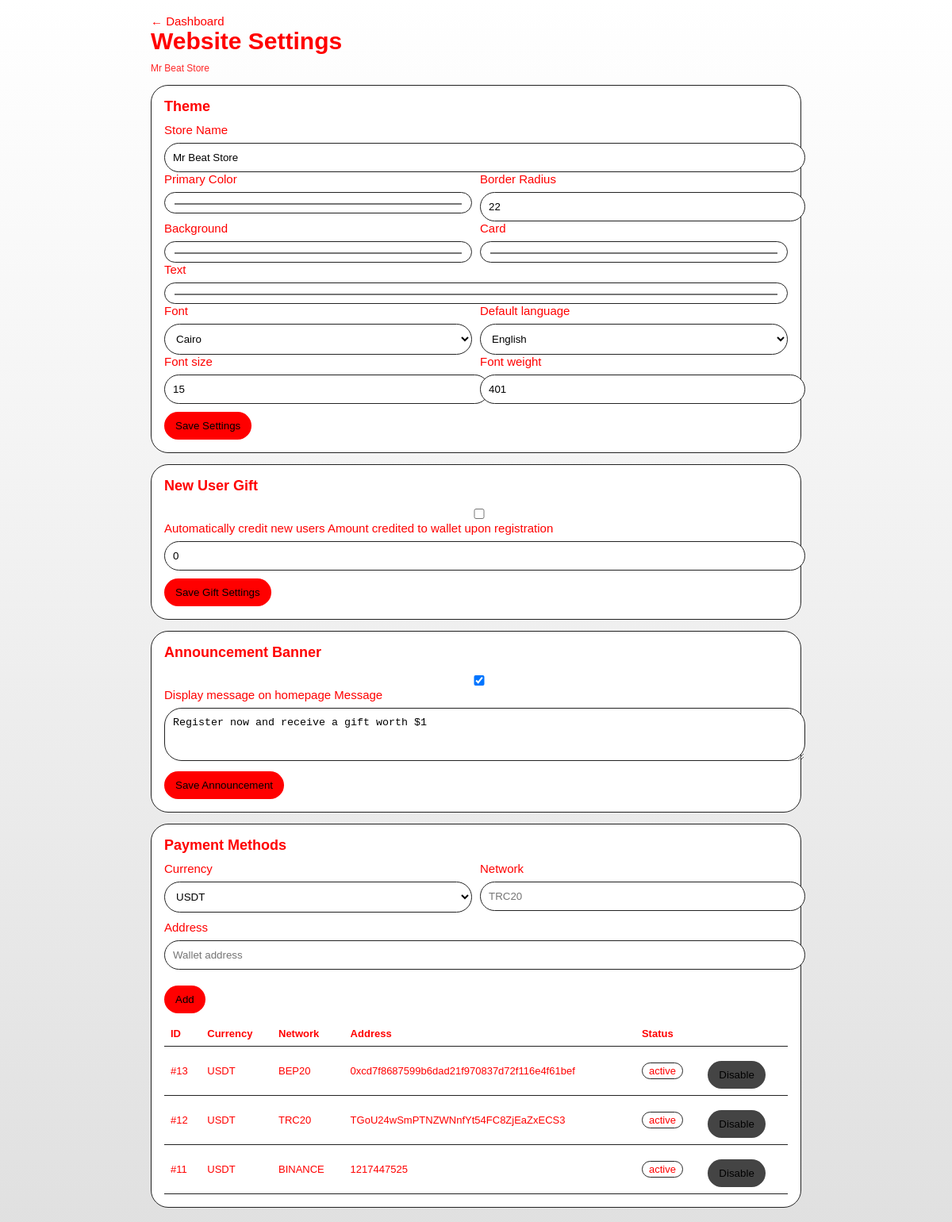
The page /settings.php (signed in) on the database its author committed.
### tables this page shows
CREATE TABLE `payment_methods` (
  `id` bigint(20) UNSIGNED NOT NULL,
  `currency` enum('mb','usdt') NOT NULL DEFAULT 'usdt',
  `network` varchar(80) NOT NULL,
  `address` varchar(255) NOT NULL,
  `is_active` tinyint(1) NOT NULL DEFAULT 1,
  `sort_order` int(11) NOT NULL DEFAULT 0,
  `created_at` timestamp NOT NULL DEFAULT current_timestamp(),
  `method_type` varchar(50) NOT NULL DEFAULT 'crypto',
  `title` varchar(150) DEFAULT NULL,
  `account_name` varchar(150) DEFAULT NULL,
  `extra_fields` text DEFAULT NULL
);

### bootstrap.php (called while the page is built, shortened)
<?php
function h($s): string {
return htmlspecialchars((string)$s, ENT_QUOTES, 'UTF-8');
}

### settings.php (the view, shortened to what this page needs)
<?php
require __DIR__ . '/../app/bootstrap.php';
$pdo = mr_db();
$all = $pdo->query("SELECT k,v FROM settings")->fetchAll();
$S = [];
foreach ($all as $r) $S[$r['k']] = $r['v'];
$pm = $pdo->query("SELECT * FROM payment_methods ORDER BY sort_order ASC, id DESC")->fetchAll();
?>
<!doctype html>
<html>
<head>
</head>
<body>
<div class="wrap">
<a href="dashboard.php">← Dashboard</a>
<h1>Website Settings</h1>
<div class="small"><?php echo h($S['site_name'] ?? 'Mr Beat Store'); ?></div>
<div class="section">
<h2>Theme</h2>
<form method="post">
<label>Store Name</label>
<input name="site_name" value="<?php echo h($S['site_name'] ?? 'Mr Beat Store'); ?>">
<div class="row">
<div>
<label>Primary Color</label>
<input type="color" name="theme_primary" value="<?php echo h($S['theme_primary'] ?? '#009dff'); ?>">
</div>
<div>
<label>Border Radius</label>
<input type="number" name="theme_radius" value="<?php echo h($S['theme_radius'] ?? '14'); ?>">
</div>
</div>
<div class="row">
<div>
<label>Background</label>
<input type="color" name="theme_bg" value="<?php echo h($S['theme_bg'] ?? '#0f141b'); ?>">
</div>
<div>
<label>Card</label>
<input type="color" name="theme_card" value="<?php echo h($S['theme_card'] ?? '#161d26'); ?>">
</div>
</div>
<label>Text</label>
<input type="color" name="theme_text" value="<?php echo h($S['theme_text'] ?? '#ffffff'); ?>">
<div class="row">
<div>
<label>Font</label>
<select name="font_family">
<option value="Cairo" <?php echo (($S['font_family'] ?? 'Cairo')==='Cairo')?'selected':''; ?>>Cairo</option>
</select>
</div>
<div>
<label>Default language</label>
<select name="site_lang_default">
<option value="en" <?php echo (($S['site_lang_default'] ?? 'en')==='en')?'selected':''; ?>>English</option>
</select>
</div>
</div>
<div class="row">
<div>
<label>Font size</label>
<input type="number" name="font_size" value="<?php echo h($S['font_size'] ?? '15'); ?>">
</div>
<div>
<label>Font weight</label>
<input type="number" name="font_weight" value="<?php echo h($S['font_weight'] ?? '400'); ?>">
</div>
</div>
<button type="submit">Save Settings</button>
</form>
</div>
<div class="section">
<h2>New User Gift</h2>
<form method="post">
<label><input type="checkbox" name="gift_enabled" value="1" <?php echo (!empty($S['gift_enabled']) && $S['gift_enabled']=='1')?'checked':''; ?>> Automatically credit new users</label>
<label>Amount credited to wallet upon registration</label>
<input type="number" step="0.01" name="gift_amount" value="<?php echo h($S['gift_amount'] ?? '0'); ?>">
<button type="submit">Save Gift Settings</button>
</form>
</div>
<div class="section">
<h2>Announcement Banner</h2>
<form method="post">
<label><input type="checkbox" name="announce_enabled" value="1" <?php echo (!empty($S['announce_enabled']) && $S['announce_enabled']=='1')?'checked':''; ?>> Display message on homepage</label>
<label>Message</label>
<textarea name="announce_text" rows="3"><?php echo h($S['announce_text'] ?? ''); ?></textarea>
<button type="submit">Save Announcement</button>
</form>
</div>
<div class="section">
<h2>Payment Methods</h2>
<form method="post" class="row">
<div>
<label>Currency</label>
<select name="currency">
<option value="usdt">USDT</option>
</select>
</div>
<div>
<label>Network</label>
<input name="network" placeholder="TRC20">
</div>
<div style="grid-column:1/-1">
<label>Address</label>
<input name="address" placeholder="Wallet address">
</div>
<div style="grid-column:1/-1">
<button type="submit">Add</button>
</div>
</form>
<table>
<tr><th>ID</th><th>Currency</th><th>Network</th><th>Address</th><th>Status</th><th></th></tr>
<?php foreach ($pm as $m): ?>
<tr>
<td>#<?php echo (int)$m['id']; ?></td>
<td><?php echo h($m['currency']==='mb'?'Credits':'USDT'); ?></td>
<td><?php echo h($m['network']); ?></td>
<td style="max-width:300px;word-break:break-all"><?php echo h($m['address']); ?></td>
<td><span class="badge"><?php echo $m['is_active']? 'active':'disabled'; ?></span></td>
<td>
<form method="post" style="display:inline">
<button type="submit" style="background:#444"><?php echo $m['is_active']?'Disable':'Enable'; ?></button>
</form>
</td>
</tr>
<?php endforeach; ?>
</table>
</div>
</div>
</body>
</html>

### settings.php (style rules this page uses)
.wrap { max-width:820px;margin:0 auto;padding:18px }
.section { padding:16px;border:1px solid #222;margin-top:14px }
h1 { margin:0 0 10px 0 }
h2 { margin:0 0 10px 0;font-size:18px }
input,select,textarea { width:100%;padding:10px;margin-top:8px;background:#ffffff;border:1px solid #222;color:#000000;border-radius:var(--radius) }
button { margin-top:10px;padding:10px 14px;border:0;border-radius:var(--radius);background:var(--primary);color:#000000cursor:pointer }
.row { display:grid;grid-template-columns:1fr 1fr;gap:10px }
.small { font-size:12px;opacity:.85 }
table { width:100%;border-collapse:collapse;margin-top:10px }
td,th { border-bottom:1px solid #222;padding:8px;text-align:left;font-size:13px }
.badge { display:inline-block;padding:2px 8px;border-radius:999px;border:1px solid #222;background:var(--card) }
a { color:var(--primary);text-decoration:none }

### rows shown on the page
payment_methods: id "13", currency "USDT", network "BEP20", address "0xcd7f8687599b6dad21f970837d72f116e4f61bef", is_active "active"
payment_methods: id "12", currency "USDT", network "TRC20", address "TGoU24wSmPTNZWNnfYt54FC8ZjEaZxECS3", is_active "active"
payment_methods: id "11", currency "USDT", network "BINANCE", address "1217447525", is_active "active"

### other values the page prints
$S['site_name'] "Mr Beat Store"
